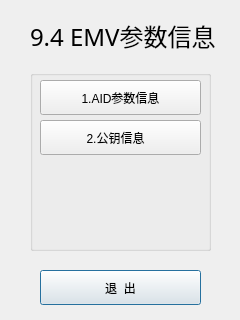
<?xml version="1.0" encoding="UTF-8"?>
<ui version="4.0">
 <class>mainkey94</class>
 <widget class="QDialog" name="mainkey94">
  <property name="geometry">
   <rect>
    <x>0</x>
    <y>0</y>
    <width>240</width>
    <height>320</height>
   </rect>
  </property>
  <property name="windowTitle">
   <string>Dialog</string>
  </property>
  <widget class="QLabel" name="label">
   <property name="geometry">
    <rect>
     <x>30</x>
     <y>20</y>
     <width>201</width>
     <height>31</height>
    </rect>
   </property>
   <property name="font">
    <font>
     <family>AR PL UKai CN</family>
     <pointsize>18</pointsize>
    </font>
   </property>
   <property name="text">
    <string>9.4 EMV参数信息</string>
   </property>
  </widget>
  <widget class="QPushButton" name="pushButton_3">
   <property name="geometry">
    <rect>
     <x>40</x>
     <y>270</y>
     <width>161</width>
     <height>35</height>
    </rect>
   </property>
   <property name="text">
    <string>退  出</string>
   </property>
  </widget>
  <widget class="QGroupBox" name="groupBox">
   <property name="geometry">
    <rect>
     <x>30</x>
     <y>70</y>
     <width>181</width>
     <height>181</height>
    </rect>
   </property>
   <property name="title">
    <string/>
   </property>
   <widget class="QPushButton" name="pushButton">
    <property name="geometry">
     <rect>
      <x>10</x>
      <y>10</y>
      <width>161</width>
      <height>35</height>
     </rect>
    </property>
    <property name="text">
     <string>1.AID参数信息</string>
    </property>
   </widget>
   <widget class="QPushButton" name="pushButton_2">
    <property name="geometry">
     <rect>
      <x>10</x>
      <y>50</y>
      <width>161</width>
      <height>35</height>
     </rect>
    </property>
    <property name="text">
     <string>2.公钥信息   </string>
    </property>
   </widget>
  </widget>
 </widget>
 <resources/>
 <connections/>
</ui>
